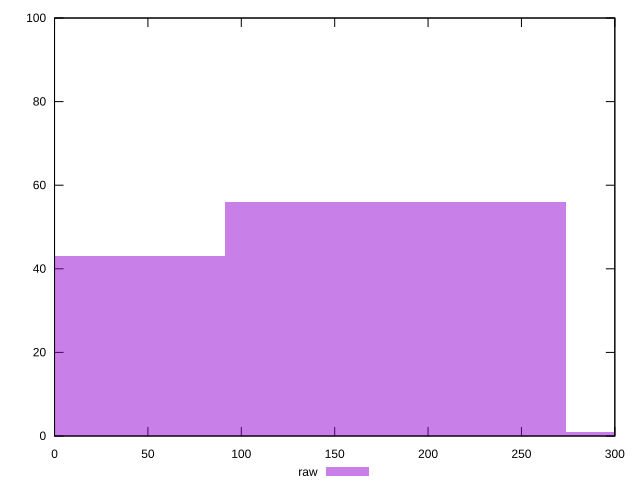

Write the gnuplot code that produced this figure.
reset

$raw <<EOF
182.4889794016519 56
0 43
364.9779588033038 1
EOF

set key outside below
set boxwidth 182.4889794016519
set xrange [0:300]
set yrange [0:100]
set trange [0:100]
set style fill transparent solid 0.5 noborder
set terminal svg size 640, 490 enhanced background rgb 'white'
set output "report_00015_2021-02-09T16-11-33.973Z/unminified-javascript/samples/pages+cached+noadtech/raw/histogram.svg"

plot $raw title "raw" with boxes

reset
